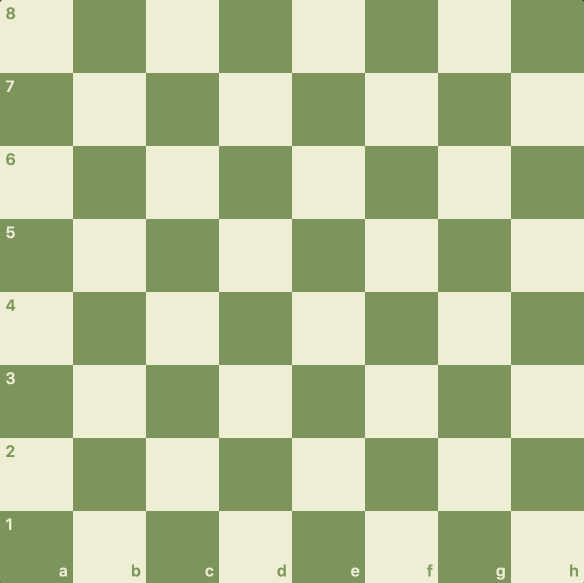
#> input picture pics/chess.png, 1168 x 1166 px (shown at 1/2 size)
$ python corner.py
#> lines starting #> are read from the running program, lines starting #| are printed output that depends on the picture; after the words box and inside, x2 and y2 are one past the last pixel; in counts of white or black regions, pixels touching at a corner belong together
import numpy as np
import cv2

img=cv2.imread('pics/chess.png')
#> img is the input picture: shape (1166, 1168, 3); mean B, G, R 153, 193, 181.5
img=cv2.resize(img, (0,0), fx=0.75, fy=0.75)
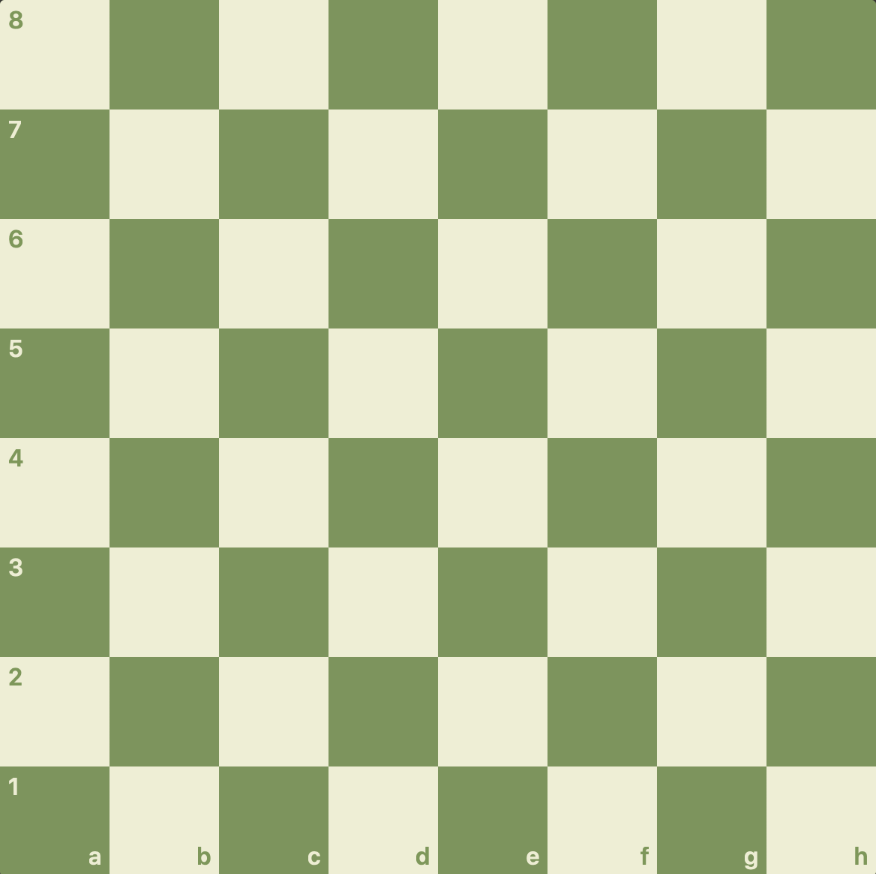
#> img: shape (874, 876, 3); mean B, G, R 153, 193, 181.5
gray=cv2.cvtColor(img, cv2.COLOR_BGR2GRAY)
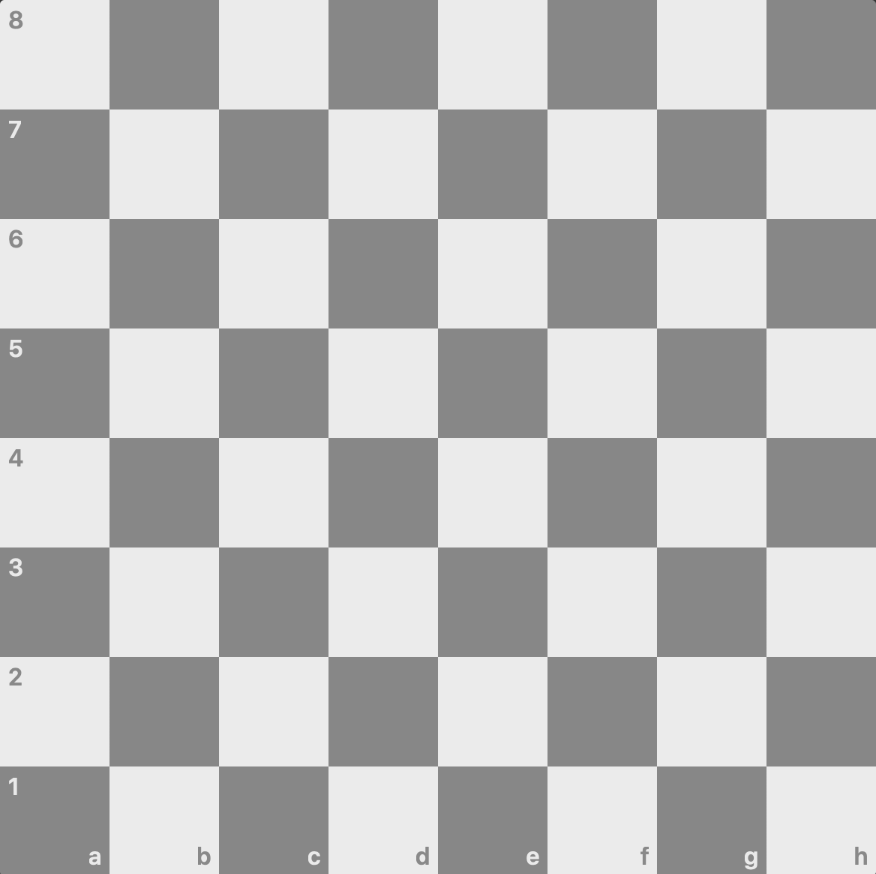
#> gray: shape (874, 876); min 55, max 235, mean 185

corners=cv2.goodFeaturesToTrack(gray, 100, 0.5,10)
#> corners = 77 rows, first 8: [218, 657], [657, 218], [657, 657], [218, 218], [657, 438], [218, 437], [438, 657], [437, 218]
corners=np.int0(corners)

#euclidean distance= sqrt((x1-x2)^2+(y1-y2)^2)
#print(corners)

for corner in corners:
    x,y=corner.ravel()
    cv2.circle(img,(x,y), 5, (255,0,0),-1)
#> this loop made 77 passes
#> (x, y) on passes 1 to 12: (218, 657), (657, 218), (657, 657), (218, 218), (657, 438), (218, 437), (438, 657), (437, 218), (199, 847), (437, 438), (9, 122), (20, 341)
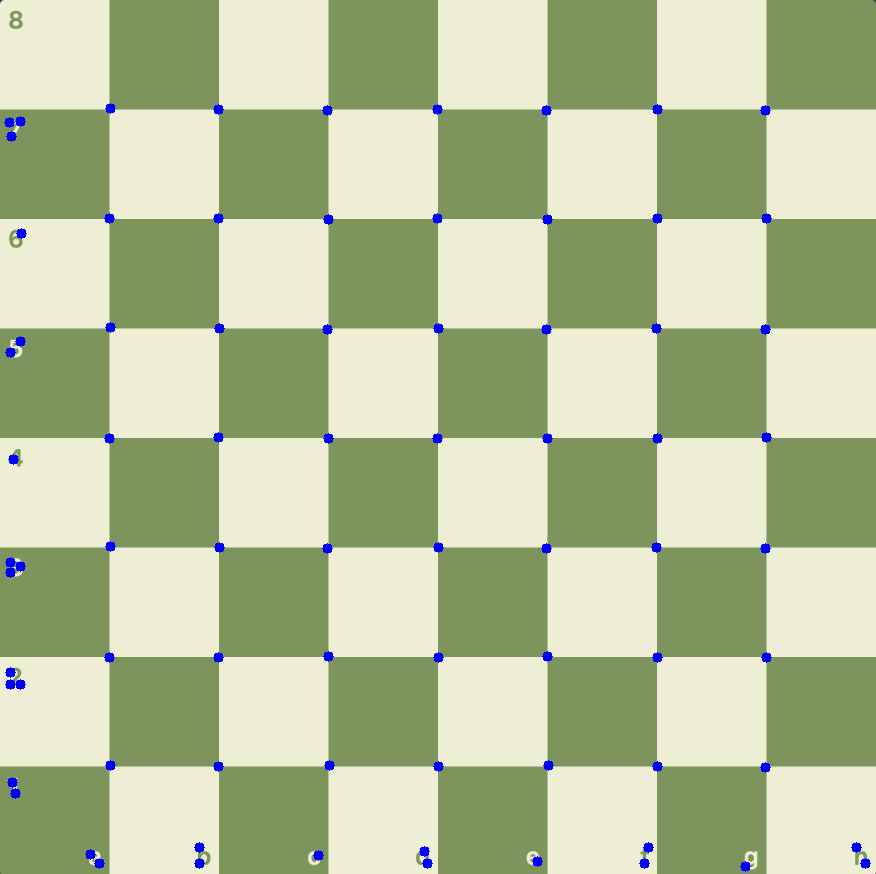
#> img: shape (874, 876, 3); 0.81% of pixels changed, all inside (x1, y1, x2, y2) = (4, 103, 871, 872)

for i in range(len(corners)):
    for j in range(i+1,len(corners)):
        corner1=tuple(corners[i][0])
        corner2=tuple(corners[j][0])
        color=tuple(map(lambda x: int(x), np.random.randint(0,255,size=3)))
        cv2.line(img,corner1,corner2,color,1)
#> this loop made 77 passes
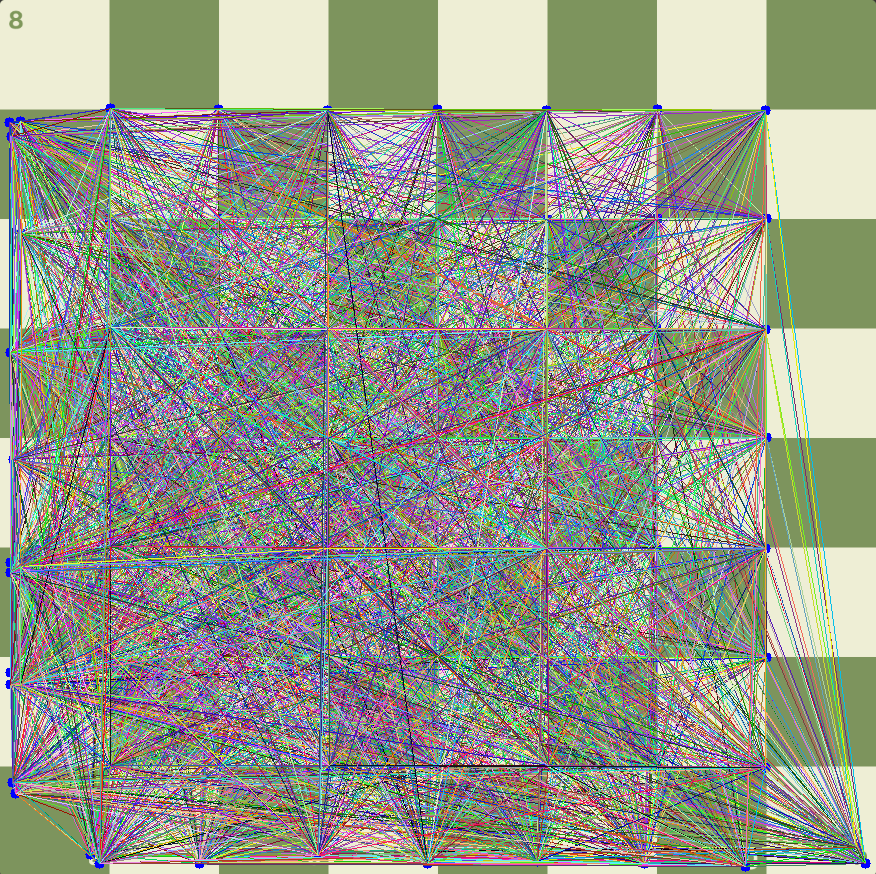
#> img: shape (874, 876, 3); mean B, G, R 137.8, 150.5, 146.6


cv2.imshow('Image',img)
cv2.waitKey(0)
cv2.destroyAllWindows()
